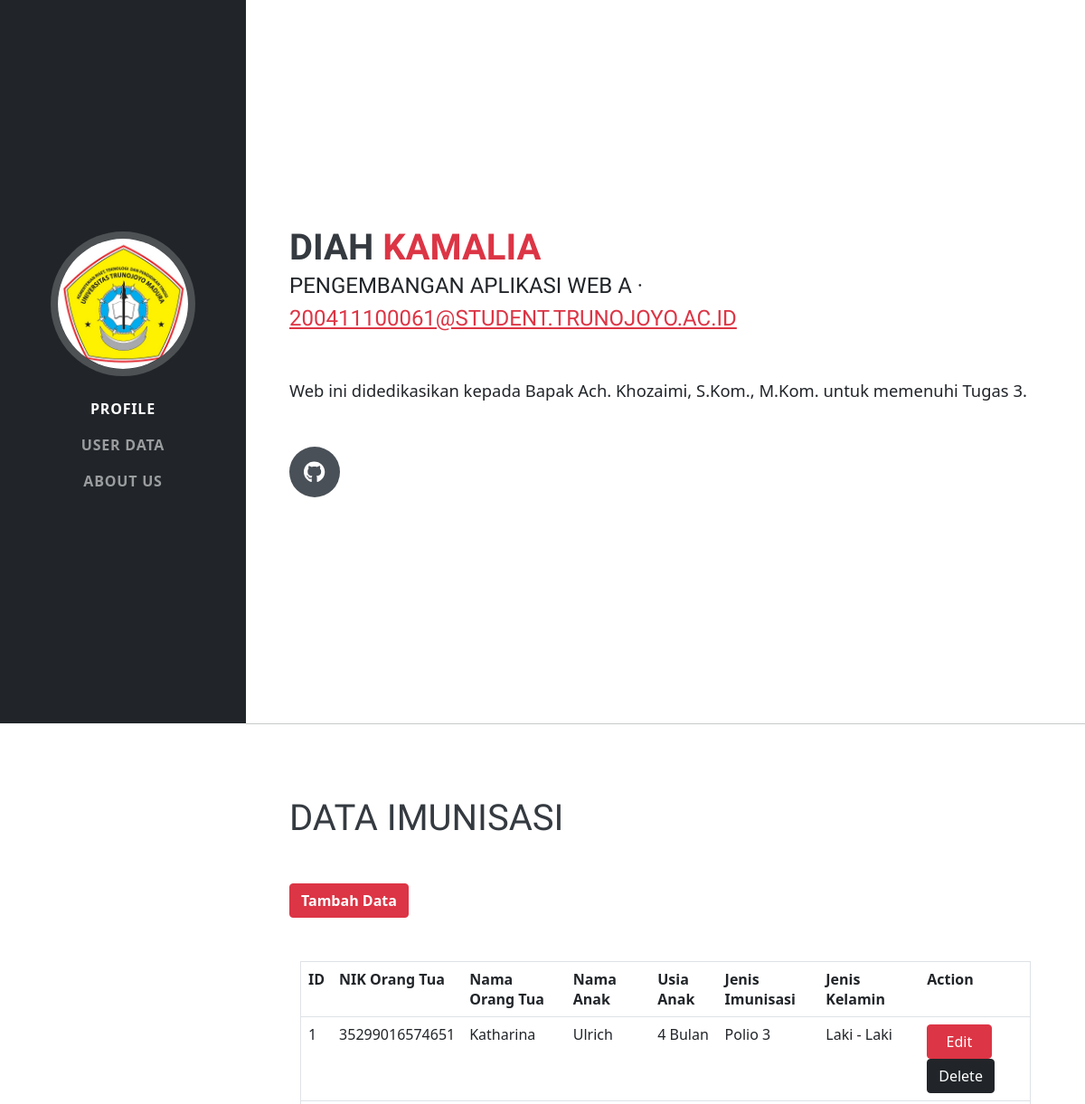
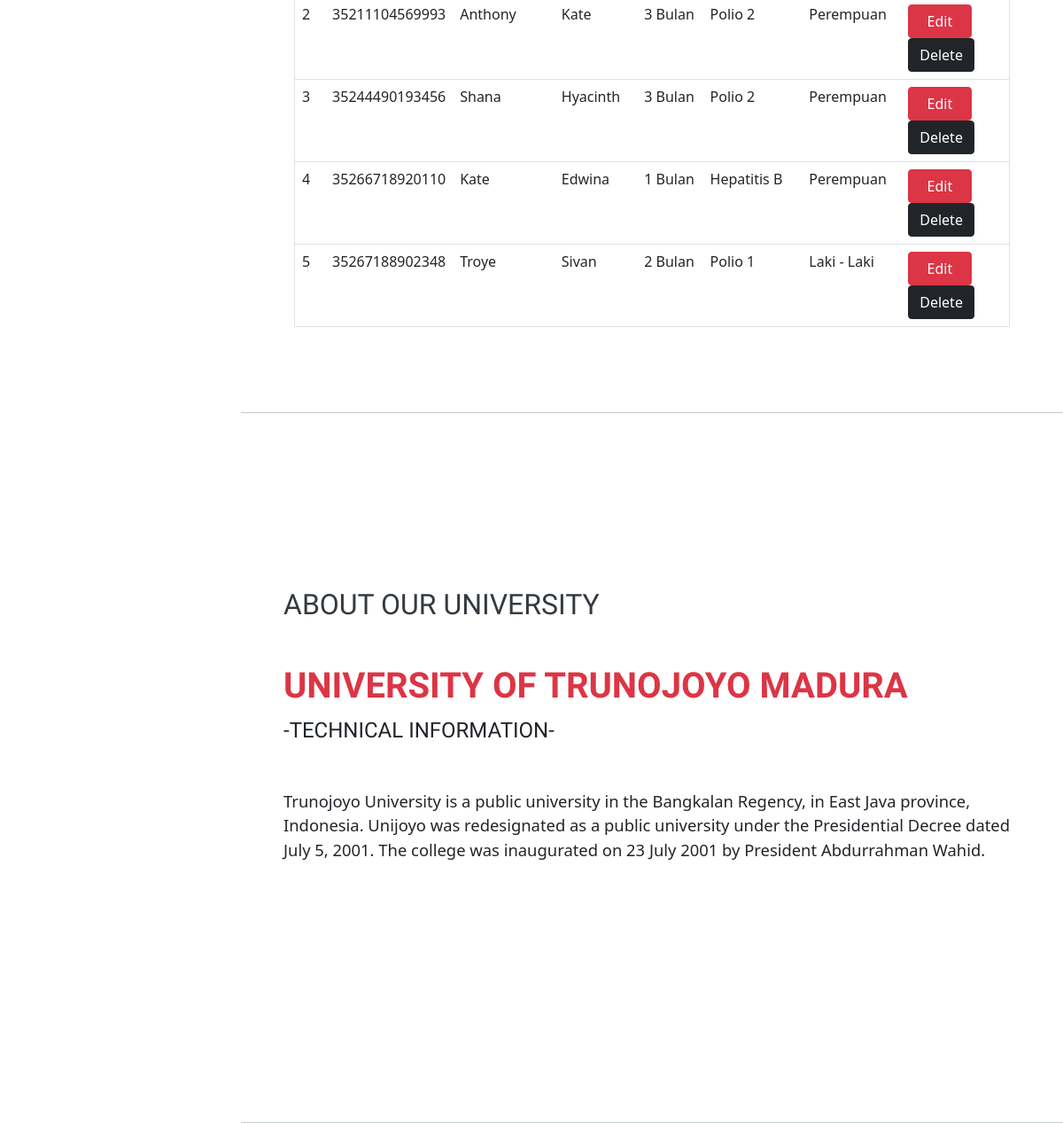
The page / on the database its author committed (2 pictures, top to bottom).
### tables this page shows
CREATE TABLE `imunisasi_061` (
  `IDPasien` int(11) NOT NULL,
  `NIKOrtu` varchar(50) NOT NULL,
  `NamaOrtu` varchar(50) NOT NULL,
  `NamaAnak` varchar(50) NOT NULL,
  `UsiaAnak` varchar(50) NOT NULL,
  `JenisImun` varchar(50) NOT NULL,
  `JenisKelamin` varchar(50) NOT NULL
);

### index.php (the view, shortened to what this page needs)
<html lang="en">
<head>
    <link href="assets/css/styles.css" rel="stylesheet" />
</head>
<link rel="stylesheet" type="text/css" href="assets/css/bootstrap.min.css">
<body id="page-top">
        <nav class="navbar navbar-expand-lg navbar-dark bg-dark fixed-top" id="sideNav">
            <a class="navbar-brand js-scroll-trigger" href="#page-top">
                <span class="d-none d-lg-block"><img class="img-fluid img-profile rounded-circle mx-auto mb-2" src="assets/img/trunojoyo.jpg" alt="..." /></span>
            </a>
            <div class="collapse navbar-collapse" id="navbarResponsive">
                <ul class="navbar-nav">
                    <li class="nav-item"><a class="nav-link js-scroll-trigger" href="#about">Profile</a></li>
                    <li class="nav-item"><a class="nav-link js-scroll-trigger" href="#experience">User Data</a></li>
                    <li class="nav-item"><a class="nav-link js-scroll-trigger" href="#education">About Us</a></li>
                </ul>
            </div>
        </nav>
        <div class="container-fluid p-0">
            <section class="resume-section" id="about">
                <div class="resume-section-content">
                    <h1 class="mb-0">
                        <b>Diah</b>
                        <span class="text-danger"><b>Kamalia</b></span>
                    </h1>
                    <div class="subheading mb-5">
                        Pengembangan Aplikasi Web A ·
                        <a href="00411100061@student.trunojoyo.ac.id" class="text-danger">200411100061@student.trunojoyo.ac.id</a>
                    </div>
                    <p class="lead mb-5">Web ini didedikasikan kepada Bapak Ach. Khozaimi, S.Kom., M.Kom. untuk memenuhi Tugas 3.</p>
                    <div class="social-icons">
                        <a class="social-icon" href="https://github.com/diahkamalia"><i class="fab fa-github"></i></a>
                    </div>
                </div>
            </section>
            <hr class="m-0" />
            <section class="resume-section" id="experience">
                <div class="resume-section-content">
                    <h1 class="mb-5">Data Imunisasi</h1>
                    <a href="form_mhs.php" class="btn btn-danger"><b>Tambah Data<b></a>
                    <div class="container mt-5">
                        <table class="table" border="1" >
                            <tr>
                                <td><b>ID</b></td>
                                <td><b>NIK Orang Tua</td></td>
                                <td><b>Nama Orang Tua</b></td>
                                <td><b>Nama Anak</b></td>
                                <td><b>Usia Anak</b></td>
                                <td><b>Jenis Imunisasi</b></td>
                                <td><b>Jenis Kelamin</b></td>
                                <td><b>Action</b></td>
                            </tr>
                                <?php
                                include 'koneksi.php';
                                $sql="SELECT * FROM imunisasi_061";
                                $hasil = mysqli_query($koneksi, $sql);
                                while($row = mysqli_fetch_array($hasil))
                                {
                                ?>
                                <tr>
                                    <td><?=$row['IDPasien'];?></td>
                                    <td><?=$row['NIKOrtu'];?></td>
                                    <td><?=$row['NamaOrtu'];?></td>
                                    <td><?=$row['NamaAnak'];?></td>
                                    <td><?=$row['UsiaAnak'];?></td>
                                    <td><?=$row['JenisImun'];?></td>
                                    <td><?=$row['JenisKelamin'];?></td>
                                    <td><a href="form_edit.php?id=<?=$row['IDPasien']?>" class="btn btn-danger" > &nbsp;&nbsp;Edit&nbsp;&nbsp;</a> <a href="delete.php?id=<?=$row['IDPasien']?>" class="btn btn-dark"> Delete</a>
                                    </td>
                                </tr>
                                <?php }
                                ?>
                        </table>
                    </div>
                </div>
            </section>
            <hr class="m-0" />
            <section class="resume-section" id="education">
                <div class="resume-section-content">
                    <h2 class="mb-5">About Our University</h2>
                    <div class="d-flex flex-column flex-md-row justify-content-between mb-5">
                        <div class="flex-grow-1">
                            <h1  class="text-danger"><b>University of Trunojoyo Madura</b></h1>
                            <div class="subheading mb-5" >-Technical Information-</div>
                            <p class="lead mb-5">Trunojoyo University is a public university in the Bangkalan Regency, in East Java province, Indonesia. Unijoyo was redesignated as a public university under the Presidential Decree dated July 5, 2001. The college was inaugurated on 23 July 2001 by President Abdurrahman Wahid.</p>
                        </div>
                    </div>
                </div>
            </section>
        </div>
    </body>
</html>

### rows shown on the page
imunisasi_061: IDPasien "1", NIKOrtu "35299016574651", NamaOrtu "Katharina", NamaAnak "Ulrich", UsiaAnak "4 Bulan", JenisImun "Polio 3", JenisKelamin "Laki - Laki"
imunisasi_061: IDPasien "2", NIKOrtu "35211104569993", NamaOrtu "Anthony", NamaAnak "Kate", UsiaAnak "3 Bulan", JenisImun "Polio 2", JenisKelamin "Perempuan"
imunisasi_061: IDPasien "3", NIKOrtu "35244490193456", NamaOrtu "Shana", NamaAnak "Hyacinth", UsiaAnak "3 Bulan", JenisImun "Polio 2", JenisKelamin "Perempuan"
imunisasi_061: IDPasien "4", NIKOrtu "35266718920110", NamaOrtu "Kate", NamaAnak "Edwina", UsiaAnak "1 Bulan", JenisImun "Hepatitis B", JenisKelamin "Perempuan"
imunisasi_061: IDPasien "5", NIKOrtu "35267188902348", NamaOrtu "Troye", NamaAnak "Sivan", UsiaAnak "2 Bulan", JenisImun "Polio 1", JenisKelamin "Laki - Laki"
